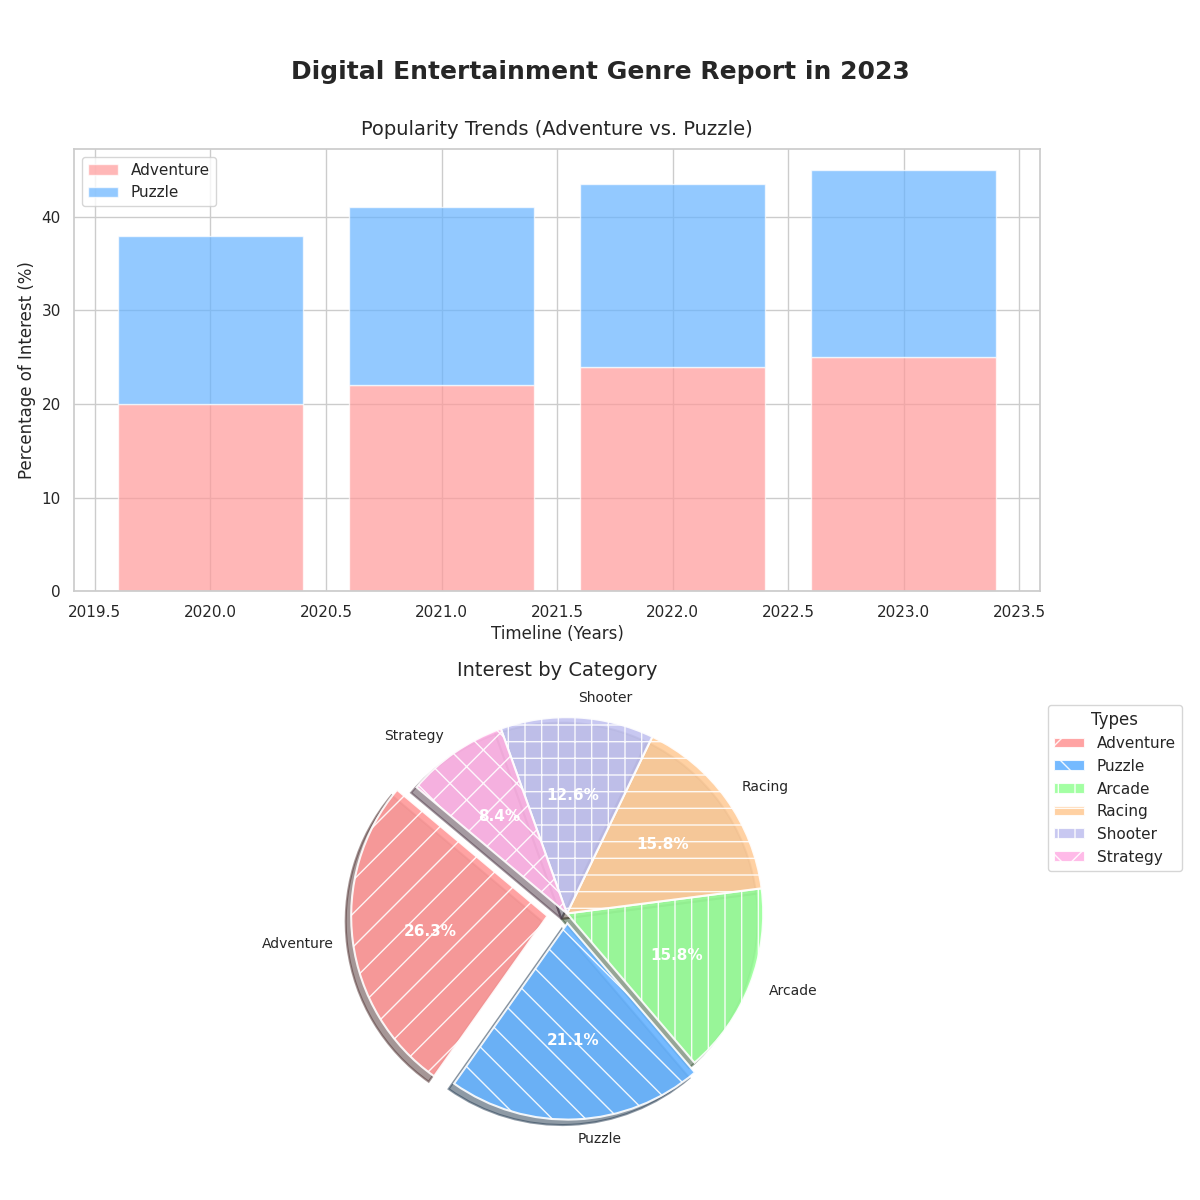

This figure's Python source:
import matplotlib.pyplot as plt
import numpy as np

genres = ['Adventure', 'Puzzle', 'Arcade', 'Racing', 'Shooter', 'Strategy']
market_shares = [25, 20, 15, 15, 12, 8]

colors = ['#ff9999', '#66b3ff', '#99ff99', '#ffcc99', '#c2c2f0', '#ffb3e6']
patterns = ['/', '\\', '|', '-', '+', 'x']

explode = (0.1, 0.05, 0, 0, 0, 0)

fig, axs = plt.subplots(2, 1, figsize=(12, 12))
fig.suptitle('Digital Entertainment Genre Report in 2023', fontsize=18, weight='bold', y=0.95)

years = [2020, 2021, 2022, 2023]
action_trend = [20, 22, 24, 25]
rpg_trend = [18, 19, 19.5, 20]

axs[0].bar(years, action_trend, color='#ff9999', alpha=0.7, label='Adventure')
axs[0].bar(years, rpg_trend, color='#66b3ff', alpha=0.7, label='Puzzle', bottom=action_trend)

axs[0].set_title('Popularity Trends (Adventure vs. Puzzle)', fontsize=14, pad=10)
axs[0].set_xlabel('Timeline (Years)', fontsize=12)
axs[0].set_ylabel('Percentage of Interest (%)', fontsize=12)
axs[0].legend(loc='upper left')

wedges, texts, autotexts = axs[1].pie(
    market_shares, explode=explode, labels=genres, autopct='%1.1f%%', startangle=140,
    colors=colors, wedgeprops=dict(edgecolor='w', linewidth=1.5, linestyle='-', 
    alpha=0.9), shadow=True
)

for i, wedge in enumerate(wedges):
    wedge.set_hatch(patterns[i])

plt.setp(texts, size=10)
plt.setp(autotexts, size=11, color='white', weight='bold')

axs[1].set_title('Interest by Category', fontsize=14, pad=15)
axs[1].axis('equal')
axs[1].legend(wedges, genres, title="Types", loc="upper left", bbox_to_anchor=(1, 0, 0.5, 1))

plt.tight_layout(rect=[0, 0.03, 1, 0.95])
plt.show()
